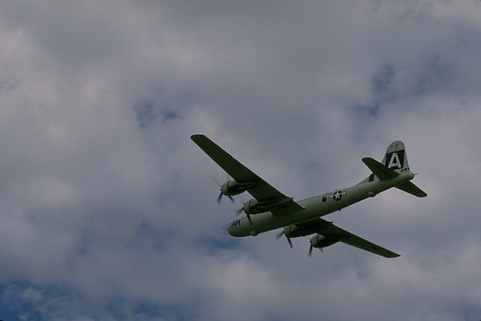
#> input picture Segmentation/imagens/3096.jpg, 481 x 321 px
$ jupyter execute --allow-errors 'main copy.ipynb'
#> lines starting #> are read from the running program, lines starting #| are printed output that depends on the picture
[cell 1]
import numpy as np
import cv2
import matplotlib.pyplot as plt

[cell 2]
img = cv2.imread("imagens/3096.jpg")
#> img is the input picture: shape (321, 481, 3); mean B, G, R 129.2, 118.4, 113.8
img = cv2.resize(img,(100,100))
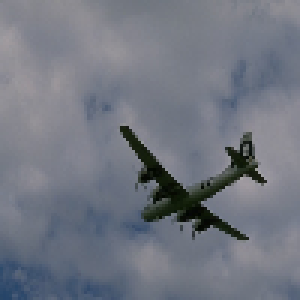
#> img: shape (100, 100, 3) (shown 3 times larger); mean B, G, R 129, 118.2, 113.7
image = cv2.cvtColor(img,cv2.COLOR_BGR2GRAY)
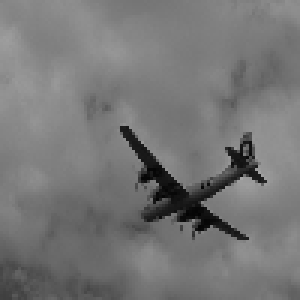
#> image: shape (100, 100) (shown 3 times larger); min 4, max 166, mean 118.1
plt.imshow(image,cmap='gray')

[cell 3]
point = (63, 14)
img_shape = (100,100)

[cell 4]
#retorna os vizinhos de um ponto
def is_pixel_inside_image(pixel, img_shape):
	return 0<=pixel[0]<img_shape[0] and 0<=pixel[1]<img_shape[1]

def contorno_img_grow(point,img_shape):
    """
        Encontra os pixels vizinhos(pixels de contorno) do ponto de entrada.
        Essa função é utilizada para o crescimento de regiões.
        Arguments:
            point: np.array -- Coordenadas do ponto
            img_shape: np.array -- Vetor com o tamanho da imagem
        Return:
            Contorno - np.array -- Lista com todos os vizinhos de um pixel
    """
#> called with point = (63, 14), img_shape = (100, 100)
    orientations = [(1,0),(0,1),(-1,0),(0,-1)]
    contorno = []
    for orient in orientations:
        neighbour = (point[0]+orient[0], point[1]+orient[1])
        if is_pixel_inside_image(neighbour, img_shape):
            contorno.append(neighbour)
        else:
            None
    return contorno
vizinhos_point = contorno_img_grow(point,img_shape)

def value_vizinhos(vizinhos_point,image):
    """
        Função para obter os valores de itensidades dos vizinhos de um pixel
        Arguments:
            vizinhos_point: np.array -- Coordenadas com todos os pixels que devem ter seus valores calculados na média
            image: np.array -- Uma matriz NumPy que representa a imagem
        Return:
            values_vizinhos: np.array -- Valores de itensidades dos vizinhos de um pixel
    """
    values_vizinhos = []
    for vizinho  in vizinhos_point:
        values_vizinhos.append(image[vizinho])
#> after the loop, values_vizinhos = [122, 123, 128, 127]
    return values_vizinhos

def mean_vizinhos_dos_vizinhos(vizinhos_point,img_shape):
    """
        Calcula a média dos pixels vizinhos dos viznhos
        Arguments:
            vizinhos_point: np.array -- Coordenadas com todos os pixels que devem ter seus valores calculados na média
            img_shape: np.array -- Vetor com o tamanho da imagem
        Return:
            float -- Média dos valores de itensidade dos pixels vizinhos dos vizinhos
    """
    values_vizinhos = []
    for vizinho in vizinhos_point:
        vizinho = contorno_img_grow(vizinho,img_shape)
        values_vizinhos.append(value_vizinhos(vizinho,image))
    return np.mean(values_vizinhos)

def cresce_regiao_grow(image_grow,contorno):
    """
        Função que cresce a região de interesse da imagem, pitando os pixels que vão crescer de branco
        Arguments:
            image_grow: np.array -- Uma matriz NumPy que representa a imagem
            contorno: np.array -- Um vetor com todas as coordenadas da imagem que devem ter aumentar sua região
        Return:
            image_grow: np.array -- Uma matriz NumPy que representa a imagem com o crescimento de regiões
    """
    for ponto in contorno:
        image_grow[ponto] = 255
    return image_grow

valores_vizinhos = value_vizinhos(vizinhos_point,image)
#> valores_vizinhos = [122, 123, 128, 127]

[cell 5]
#Para cada ponto
#calcular a média dos vizinhos de seus vizinhos
#comparar seu resultado com o ponto de média
# se o resultado for semelhante então crescer a região
#para crescer a região agregar o valor branco ao pixel de centro e seu contorno
#rodar o algoritimo em todos os vizinhos do ponto de semente

## adicionar a opção de média da média dos vizinhos em mean_vizinhos

[cell 6]
def growth(image_grow,vizinhos,img_shape,image,pontos_analizados,limiar):
    todos_vizinhos = []
    for ponto in vizinhos:
        if(ponto not in pontos_analizados):
            pontos_analizados.append(ponto)
            vizinhos_point = contorno_img_grow(ponto,img_shape)
            valores_vizinhos = value_vizinhos(vizinhos_point,image)
            media_vizinhos = mean_vizinhos_dos_vizinhos(vizinhos_point,img_shape)
            every_points = vizinhos_point.copy()
            every_points.append(ponto)
            valor_ponto = image[ponto]
            if(abs(valor_ponto-media_vizinhos)<limiar):
                image_grow = cresce_regiao_grow(image_grow,every_points)
                todos_vizinhos.extend(vizinhos_point)

    return todos_vizinhos,image_grow,pontos_analizados

[cell 7]
img = cv2.imread("imagens/3096.jpg")
img = cv2.resize(img,(100,100))
image = cv2.cvtColor(img,cv2.COLOR_BGR2GRAY)
plt.imshow(image,cmap='gray')

[cell 8]
def image_growth(todos_vizinhos,limiar,img_shape,image_grow):
#> called with limiar = 1.2
    pontos_analizados = []
    while(todos_vizinhos):
        todos_vizinhos,image_grow,pontos_analizados  =  growth(image_grow,todos_vizinhos,img_shape,img,pontos_analizados,limiar)
#> after the loop, pontos_analizados = [(50, 50)]; todos_vizinhos = [(50, 50)]
    return image_grow

[cell 9]
todos_vizinhos = [(50,50)]
limiar = 1.2
image_grow = image.copy()
img_shape = [100,100]
#> (the rest of this cell did not finish here and is left out)

[cell 10]
todos_vizinhos = [(50,50)]
pontos_analizados = []
limiar = 6
#image_grow = np.ones((100,100))
image_grow = image.copy()
img = image.copy()
while(todos_vizinhos):
    todos_vizinhos,image_grow,pontos_analizados  =  growth(image_grow,todos_vizinhos,img_shape,img,pontos_analizados,limiar)
#> this loop made 1 pass
#> after the loop, todos_vizinhos = []
image_unida = np.hstack((img, image_grow))
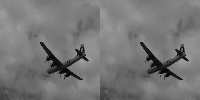
#> image_unida: shape (100, 200); min 4, max 166, mean 118.1
plt.imshow(image_unida,cmap='gray')

[cell 11]
cv2.imwrite('resultados/img_gray6.png',image_unida)
#> Out = True

$ run again, with Segmentation/imagens/25098.jpg copied over Segmentation/imagens/3096.jpg
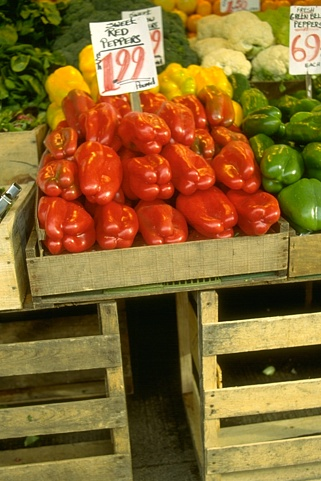
#> input picture Segmentation/imagens/25098.jpg, 321 x 481 px
#> img is the input picture: shape (481, 321, 3); mean B, G, R 46.9, 103.2, 136.7
#> img: shape (100, 100, 3)
#> `image = cv2.cvtColor(img,cv2.COLOR_BGR2GRAY)`:
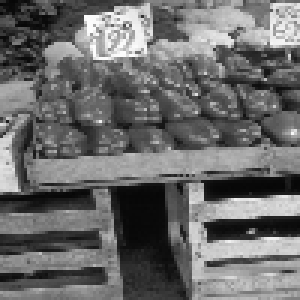
#> image: shape (100, 100) (shown 3 times larger); min 6, max 253, mean 106.7
#> after the loop in value_vizinhos, `for vizinho  in vizinhos_point:`: values_vizinhos = [17, 83, 129, 81]
#> after the loop in image_growth, `while(todos_vizinhos):`: pontos_analizados = [(50, 50)]
#> the loop `while(todos_vizinhos):` made 1 pass
#> after the loop `while(todos_vizinhos):`: todos_vizinhos = []
#> `image_unida = np.hstack((img, image_grow))`:
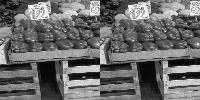
#> image_unida: shape (100, 200); min 6, max 253, mean 106.7
#> Out = True

$ run again, with Segmentation/imagens/309004.jpg copied over Segmentation/imagens/3096.jpg
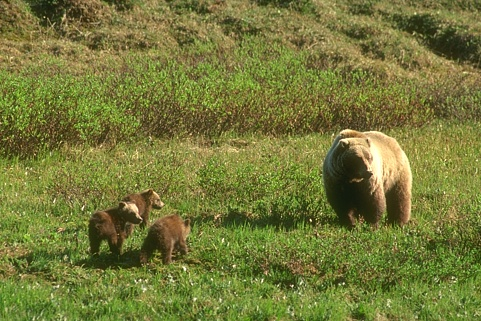
#> input picture Segmentation/imagens/309004.jpg, 481 x 321 px
#> img is the input picture: shape (321, 481, 3); mean B, G, R 57.3, 120.7, 117.3
#> img: shape (100, 100, 3)
#> `image = cv2.cvtColor(img,cv2.COLOR_BGR2GRAY)`:
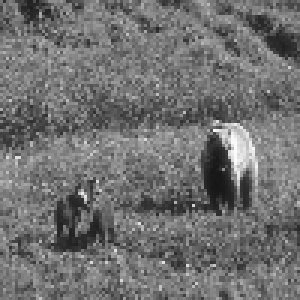
#> image: shape (100, 100) (shown 3 times larger); min 23, max 252, mean 112.4
#> after the loop in value_vizinhos, `for vizinho  in vizinhos_point:`: values_vizinhos = [105, 166, 99, 113]
#> after the loop in image_growth, `while(todos_vizinhos):`: pontos_analizados = [(50, 50)]
#> the loop `while(todos_vizinhos):` made 1 pass
#> after the loop `while(todos_vizinhos):`: todos_vizinhos = []
#> `image_unida = np.hstack((img, image_grow))`:
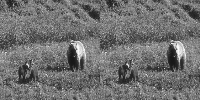
#> image_unida: shape (100, 200); min 23, max 252, mean 112.4
#> Out = True
